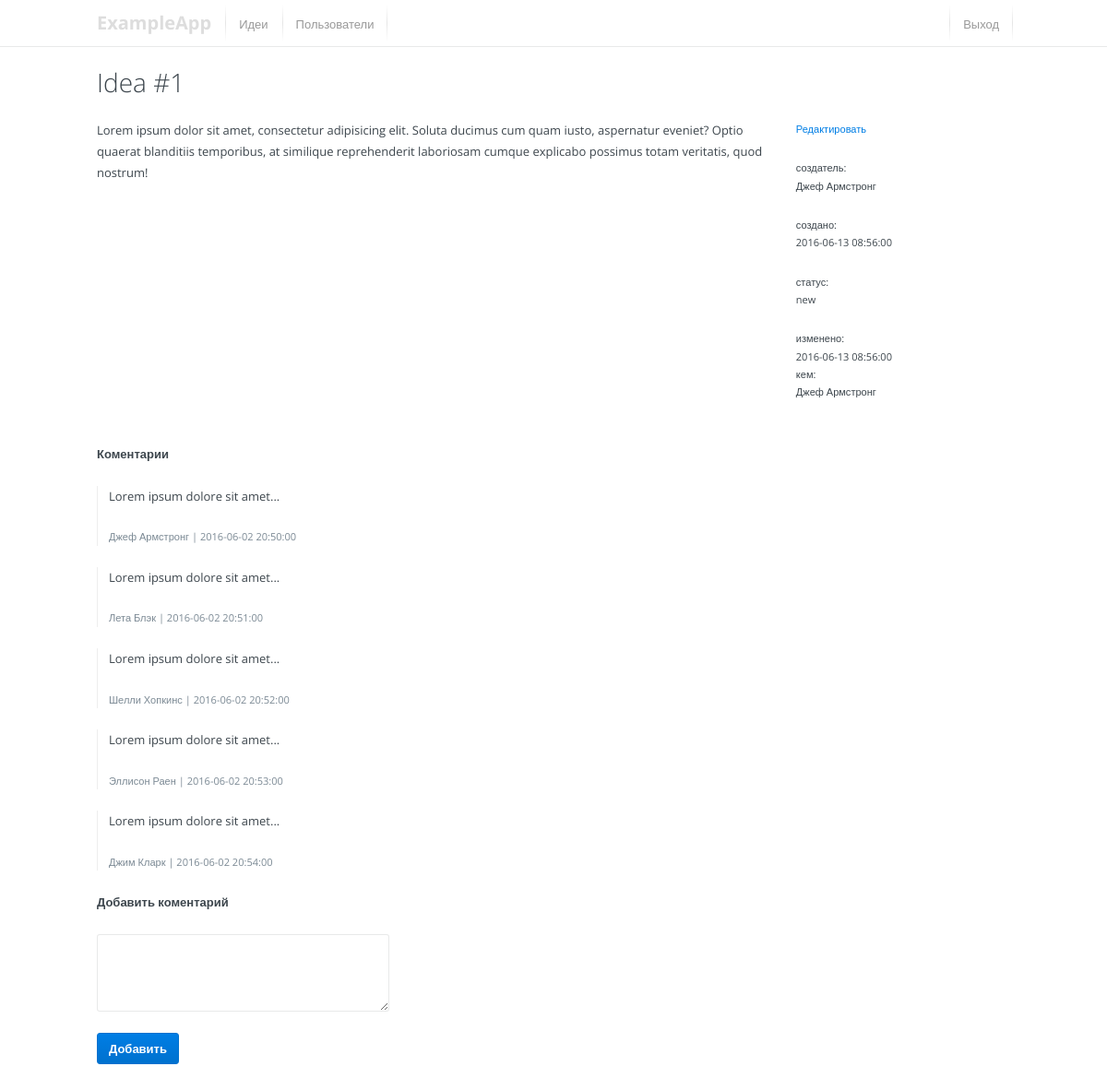
The app's page /?page=idea-show&id=1 (signed in) with its own data.
### tables this page shows
CREATE TABLE `ideas` (
  `id` int(12) NOT NULL AUTO_INCREMENT,
  `title` varchar(256) NOT NULL,
  `content` text NOT NULL,
  `creator` int(10) NOT NULL,
  `lasteditor` int(10) NOT NULL,
  `status` enum('new', 'processing', 'complete', 'archive', 'deleted'),
  `created` datetime NOT NULL,
  `updated` datetime NOT NULL,
  PRIMARY KEY (`id`)
);

CREATE TABLE `users` (
  `id` int(10) NOT NULL AUTO_INCREMENT,
  `login` varchar(32) NOT NULL,
  `firstname` varchar(32) NOT NULL,
  `lastname` varchar(32) NOT NULL,
  `birthday` date NOT NULL,
  `email` varchar(140) NOT NULL,
  `phonenumber` varchar(32) NOT NULL,
  `status` enum('inactive','active') DEFAULT 'active',
  `type` enum('superuser', 'administrator','editor','user') NOT NULL,
  `hash` varchar(64) NOT NULL,
  `deleted` int(1) NOT NULL DEFAULT 0,
  PRIMARY KEY (`id`)
);

CREATE TABLE `comments` (
  `id` int(12) NOT NULL AUTO_INCREMENT,
  `idea_id` int(12) NOT NULL,
  `creator` int(10) NOT NULL,
  `content` text NOT NULL,
  `created` datetime NOT NULL,
  PRIMARY KEY (`id`)
);

### sys/functions.php (called while the page is built, shortened)
<?php
function markdown($markdown) {
  static $parser = null;
  if (!$parser) {
    $parser = new ParsedownExtra();
  }
  return $parser->text($markdown);
}

### views/idea-show.php (the view, shortened to what this page needs)
<?php
$creator = null;
$lasteditor = null;
$comments = null;
$idea_id = isset($_GET['id']) ? (int) $_GET['id'] : null;
$sql = "SELECT * FROM ideas WHERE ideas.id = {$idea_id}";
$result = $connect->query($sql);
$result_array = $result->fetch_all(MYSQLI_ASSOC);
$idea = $result_array[0];
if ($idea) {
  $sql = "SELECT firstname, lastname FROM users WHERE id = {$idea['creator']}";
  $result = $connect->query($sql);
  $result_array = $result->fetch_all(MYSQLI_ASSOC);
  $creator = $result_array[0];
  $sql = "SELECT firstname, lastname FROM users WHERE id = {$idea['lasteditor']}";
  $result = $connect->query($sql);
  $result_array = $result->fetch_all(MYSQLI_ASSOC);
  $lasteditor = $result_array[0];
  $sql = "SELECT
    comments.content,
    comments.created,
    users.firstname,
    users.lastname
  FROM comments
  INNER JOIN users
  ON comments.creator = users.id
  WHERE comments.idea_id = {$idea['id']}";
  $result = $connect->query($sql);
  $comments = $result->fetch_all(MYSQLI_ASSOC);
}
include 'views/header.php';
?>
<header>
  <div class="o-wrap">
    <div class="o-grid">
      <div class="o-grid__col o-grid__col-1of-2">
        <a href="./" class="logo">ExampleApp</a>
        <nav>
          <?php if ($permissions['ideas:show']): ?>
            <a href="?page=ideas-list">Идеи</a>
          <?php endif?>
          <?php if ($permissions['users:show']): ?>
            <a href="?page=users-list">Пользователи</a>
          <?php endif?>
        </nav>
      </div>
      <div class="o-grid__col o-grid__col-1of-2 u-l-fr">
        <nav>
          <a href="?page=logout">Выход</a>
        </nav>
      </div>
    </div>
  </div>
</header>
<div class="o-wrap">
  <?php if (!$idea): ?>
    <p>Новость с id: "<?php echo $_GET['id'] ?>" не найдена!</p>
  <?php else: ?>
    <h1><?php echo $idea['title'] ?></h1>
    <div class="o-grid u-l-p">
      <div class="o-grid__col o-grid__col--3-of-4">
        <div class="idea-content">
          <?php echo markdown($idea['content']) ?>
        </div>
      </div>
      <div class="o-grid__col o-grid__col--1-of-4">
        <div class="u-font-small idea-meta">
          <?php if ($permissions['ideas:edit']): ?>
            <div class="u-l-p">
              <a href="?page=idea-edit&id=<?php echo $idea['id'] ?>">Редактировать</a>
            </div>
          <?php endif?>
          <div class="u-l-p">
            создатель: <br>
            <?php echo $creator['firstname'] ?> <?php echo $creator['lastname'] ?>
          </div>
          <div class="u-l-p">
            создано: <br>
            <?php echo $idea['created'] ?>
          </div>
          <div class="u-l-p">
            статус: <br>
            <?php echo $idea['status'] ?>
          </div>
          <div class="u-l-p">
            изменено: <br>
            <?php echo $idea['updated'] ?> <br>
            кем: <br>
            <?php echo $lasteditor['firstname'] ?> <?php echo $lasteditor['lastname'] ?>
          </div>
        </div>
      </div>
    </div>
    <?php if ($comments): ?>
      <div class="o-grid">
        <div class="o-grid__col o-grid__col--2-of-3 comments">
          <h4 class="u-l-p">Коментарии</h5>
          <?php foreach ($comments as $comment): ?>
            <div class="u-l-p comment">
              <?php echo markdown($comment['content']) ?>
              <div class="u-font-meta u-font-small">
                <?php echo $comment['firstname'] ?> <?php echo $comment['lastname'] ?> |
                <?php echo $comment['created'] ?>
              </div>
            </div>
          <?php endforeach; ?>
        </div>
      </div>
    <?php endif; ?>
    <div class="o-grid">
      <div class="o-grid__col o-grid__col--1-of-3">
        <h4 class="u-l-p">Добавить коментарий</h5>
        <form method="post">
          <textarea class="c-input u-l-p" name="comment-text" rows="3" class=""></textarea>
          <button class="c-btn c-btn--primary">Добавить</button>
        </form>
      </div>
    </div>
  <?php endif; ?>
</div>
<?php include 'views/footer.php'; ?>

### index.php (shortened to what this page needs)
<?php
require 'sys/configs.php';
require 'sys/functions.php';
require 'sys/parsedown.php';
require 'sys/parsedown-extra.php';
$current_page = isset($_GET['page']) ? $_GET['page'] : 'ideas-list';
if (!$_SESSION['my_app_authenticated_user']) {
  if ($current_page !== 'login') {
    header('Location: ?page=login');
  }
} else {
  $connect = new mysqli($configs['db.host'], $configs['db.user'], $configs['db.pass'], $configs['db.name']);
  $user_id = $_SESSION['my_app_authenticated_user'];
  $result = $connect->query("SELECT * FROM users WHERE id = {$user_id}");
  $result_array = $result->fetch_all(MYSQLI_ASSOC);
  $user = $result_array[0];
  $sql = "SELECT p_name, p_type FROM permissions WHERE usertype = '{$user['type']}'";
  $result = $connect->query($sql);
  $result_array = $result->fetch_all(MYSQLI_ASSOC);
  $permissions = array();
  foreach ($result_array as $permission) {
    $permissions[$permission['p_name']] = !!$permission['p_type'];
  }
}
if (file_exists('views/' . $current_page . '.php')) {
  include 'views/' . $current_page . '.php';
} else {
  include 'views/error404.php';
}
?>

### views/header.php (shortened to what this page needs)
<!DOCTYPE html>
<html lang="en">
<head>
  <link rel="stylesheet" href="assets/css/scooter.css">
  <link rel="stylesheet" href="assets/css/style.css">
</head>
<body>

### sys/parsedown.php (shortened to what this page needs)
<?php
class Parsedown
{
    function text($text)
    {
        $text = str_replace(array("\r\n", "\r"), "\n", $text);
        $text = trim($text, "\n");
        $lines = explode("\n", $text);
        $markup = $this->lines($lines);
        $markup = trim($markup, "\n");
        return $markup;
    }
    protected $breaksEnabled;
    protected $unmarkedBlockTypes = array(
        'Code',
    );
    private function lines(array $lines)
    {
        $CurrentBlock = null;
        foreach ($lines as $line)
        {
            $indent = 0;
            $text = $indent > 0 ? substr($line, $indent) : $line;
            $Line = array('body' => $line, 'indent' => $indent, 'text' => $text);
            $marker = $text[0];
            $blockTypes = $this->unmarkedBlockTypes;
            if (isset($CurrentBlock) and ! isset($CurrentBlock['type']) and ! isset($CurrentBlock['interrupted']))
            {
                $CurrentBlock['element']['text'] .= "\n".$text;
            }
            else
            {
                $Blocks []= $CurrentBlock;
                $CurrentBlock = $this->paragraph($Line);
                $CurrentBlock['identified'] = true;
            }
        }
        $Blocks []= $CurrentBlock;
        unset($Blocks[0]);
        $markup = '';
        foreach ($Blocks as $Block)
        {
            $markup .= "\n";
            $markup .= isset($Block['markup']) ? $Block['markup'] : $this->element($Block['element']);
        }
        $markup .= "\n";
        return $markup;
    }
    protected function paragraph($Line)
    {
        $Block = array(
            'element' => array(
                'name' => 'p',
                'text' => $Line['text'],
                'handler' => 'line',
            ),
        );
        return $Block;
    }
    protected $InlineTypes = array(
        '"' => array('SpecialCharacter'),
        '!' => array('Image'),
        '&' => array('SpecialCharacter'),
        '*' => array('Emphasis'),
        ':' => array('Url'),
        '<' => array('UrlTag', 'EmailTag', 'Markup', 'SpecialCharacter'),
        '>' => array('SpecialCharacter'),
        '[' => array('Link'),
        '_' => array('Emphasis'),
        '`' => array('Code'),
        '~' => array('Strikethrough'),
        '\\' => array('EscapeSequence'),
    );
    protected $inlineMarkerList = '!"*_&[:<>`~\\';
    public function line($text)
    {
        $markup = '';
        while ($excerpt = strpbrk($text, $this->inlineMarkerList))
        {
            $marker = $excerpt[0];
            $markerPosition = strpos($text, $marker);
            $Excerpt = array('text' => $excerpt, 'context' => $text);
            foreach ($this->InlineTypes[$marker] as $inlineType)
            {
                $Inline = $this->{'inline'.$inlineType}($Excerpt);
                if ( ! isset($Inline))
                {
                    continue;
                }
                $unmarkedText = substr($text, 0, $Inline['position']);
                $markup .= $this->unmarkedText($unmarkedText);
                $markup .= isset($Inline['markup']) ? $Inline['markup'] : $this->element($Inline['element']);
                $text = substr($text, $Inline['position'] + $Inline['extent']);
                continue 2;
            }
            $unmarkedText = substr($text, 0, $markerPosition + 1);
            $markup .= $this->unmarkedText($unmarkedText);
            $text = substr($text, $markerPosition + 1);
        }
        $markup .= $this->unmarkedText($text);
        return $markup;
    }
    protected function unmarkedText($text)
    {
        if ($this->breaksEnabled)
        {
            $text = preg_replace('/[ ]*\n/', "<br />\n", $text);
        }
        else
        {
            $text = preg_replace('/(?:[ ][ ]+|[ ]*\\\\)\n/', "<br />\n", $text);
            $text = str_replace(" \n", "\n", $text);
        }
        return $text;
    }
    protected function element(array $Element)
    {
        $markup = '<'.$Element['name'];
        if (isset($Element['text']))
        {
            $markup .= '>';
            if (isset($Element['handler']))
            {
                $markup .= $this->{$Element['handler']}($Element['text']);
            }
            else
            {
                $markup .= $Element['text'];
            }
            $markup .= '</'.$Element['name'].'>';
        }
        else
        {
            $markup .= ' />';
        }
        return $markup;
    }
}

### sys/parsedown-extra.php (shortened to what this page needs)
<?php
class ParsedownExtra extends Parsedown
{
    function text($text)
    {
        $markup = parent::text($text);
        $markup = preg_replace('/<\/dl>\s+<dl>\s+/', '', $markup);
        return $markup;
    }
    protected function unmarkedText($text)
    {
        $text = parent::unmarkedText($text);
        return $text;
    }
}

### views/footer.php (shortened to what this page needs)
</body>
</html>

### assets/css/scooter.css (style rules this page uses)
input, button, textarea, select { font: inherit; -webkit-appearance: none; -moz-appearance: none; appearance: none; }
p { margin-bottom: 23px; }
html, :root { box-sizing: border-box; font: 81.25%/1.75 "Open Sans", "Helvetica Neue", Arial, sans-serif; color: #3d464d; }
h1, .f-alpha { display: block; margin-bottom: 23px; font-size: 28px; font-weight: 200; line-height: 36px; }
h4, .f-delta { display: block; font-size: 13px; font-weight: 600; line-height: 23px; }
a, .f-a { text-decoration: none; color: #007ee5; cursor: pointer; }
.o-wrap { display: block; max-width: 990px; margin: 0 auto; }
.o-grid { list-style: none; margin-left: -20px; }
.o-grid__col--1-of-3, .o-grid__col--2-of-6, .o-grid__col--4-of-12 { width: 33.33333%; }
.o-grid__col--2-of-3, .o-grid__col--4-of-6, .o-grid__col--8-of-12 { width: 66.66667%; }
.o-grid__col--1-of-4, .o-grid__col--3-of-12 { width: 25%; }
.o-grid__col--3-of-4, .o-grid__col--9-of-12 { width: 75%; }
.o-grid__col { box-sizing: border-box; display: inline-block; margin-right: -0.24em; min-height: 1px; padding-left: 20px; vertical-align: top; }
.c-btn { display: inline-block; padding: 7px 12px; font-weight: 600; line-height: 1.4; text-align: center; text-decoration: none; border: 1px solid currentColor; border-radius: 3px; cursor: pointer; }
.c-btn.c-btn--primary { color: white; border-color: #0071ce; background-color: #007ee5; background: -webkit-linear-gradient(#007ee5, #0071ce); background: linear-gradient(#007ee5, #0071ce); }
.c-input { display: block; width: 100%; padding: 7px; font-size: 13px; color: #47525d; border: 1px solid rgba(37, 40, 43, 0.1); border-radius: 3px; background-color: white; background-clip: padding-box; }
textarea.c-input { resize: vertical; }
.u-l-mb, .u-l-p { margin-bottom: 23px !important; }
.u-l-fr { float: right !important; }
.u-font-small { font-size: 0.85em; }
.u-font-meta { color: #7b8994; }

### assets/css/style.css (style rules this page uses)
body { margin-bottom: 60px; }
header { margin-bottom: 20px; border-bottom: 1px solid rgba(37, 40, 43, 0.1); vertical-align: top; }
header .logo, header nav, header nav a { display: block; float: left; }
header .logo { font-size: 20px; color: #ddd; height: 50px; padding: 7px 15px 0 0; font-weight: bold; }
header nav a { position: relative; padding: 15px; height: 50px; color: #999; }
header nav a::before, header nav a:last-child::after { position: absolute; top: 5px; bottom: 5px; width: 1px; background: linear-gradient(rgba(0, 0, 0, 0), rgba(0, 0, 0, 0.1), rgba(0, 0, 0, 0)); content: ""; }
header nav a::before { left: 0; }
header nav a:last-child::after { right: 0; }
.comments .comment { border-left: 1px solid #eeeeee; padding-left: 12px; }

### records on screen
ideas: title "Idea #1", created "2016-06-13 08:56:00", status "new", updated "2016-06-13 08:56:00"
users: firstname "Джеф", lastname "Армстронг"
comments: users.firstname "Джеф", users.lastname "Армстронг", created "2016-06-02 20:50:00"
comments: users.firstname "Лета", users.lastname "Блэк", created "2016-06-02 20:51:00"
comments: users.firstname "Шелли", users.lastname "Хопкинс", created "2016-06-02 20:52:00"
comments: users.firstname "Эллисон", users.lastname "Раен", created "2016-06-02 20:53:00"
comments: users.firstname "Джим", users.lastname "Кларк", created "2016-06-02 20:54:00"
